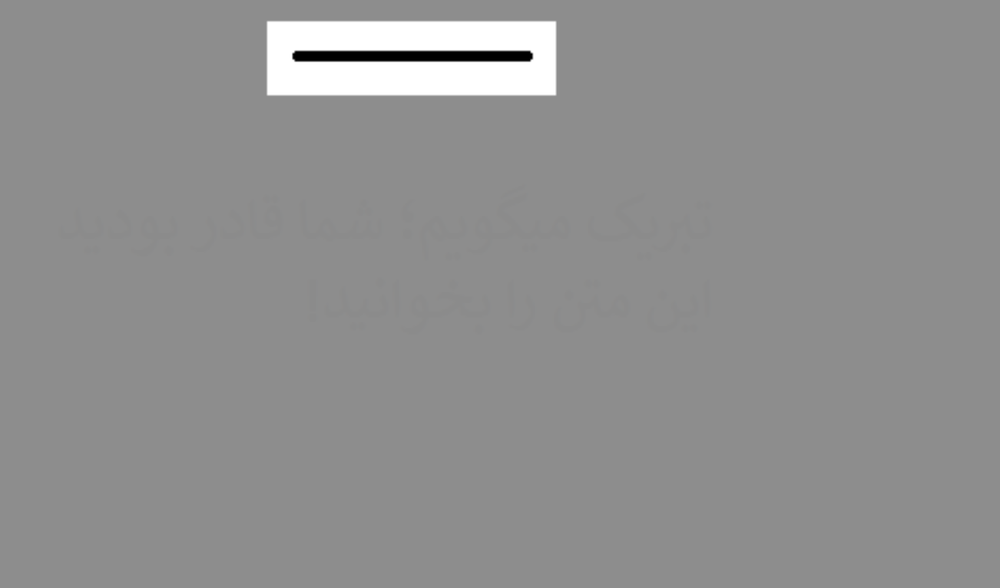
#> input picture assignment_12/image.png, 1000 x 588 px, shrunk from 1302 x 766 before the run
$ jupyter execute CV_12th_assignment.ipynb
#> lines starting #> are read from the running program, lines starting #| are printed output that depends on the picture
## Computer Vision 12th Assignment
## Melika Heydari Rad
#### Maktabkhooneh Course

___

تصویر زیر را دانلود کرده و با افزایش کنتراست متن نهان در تصویر را بخوانید:

(چون رنگ نوشته با رنگ پس‌زمینه تفاوت خیلی کمی دارد، روی عکس اصلی نوشته مشخص نیست.)

___

### by histogram equalization

#### global histogram equalization

[cell 1]
import cv2
import numpy as np
import matplotlib.pyplot as plt

[cell 2]
image = cv2.imread('image.png', 0)
#> image: shape (588, 1000); min 0, max 255, mean 144
result = cv2.equalizeHist(image)
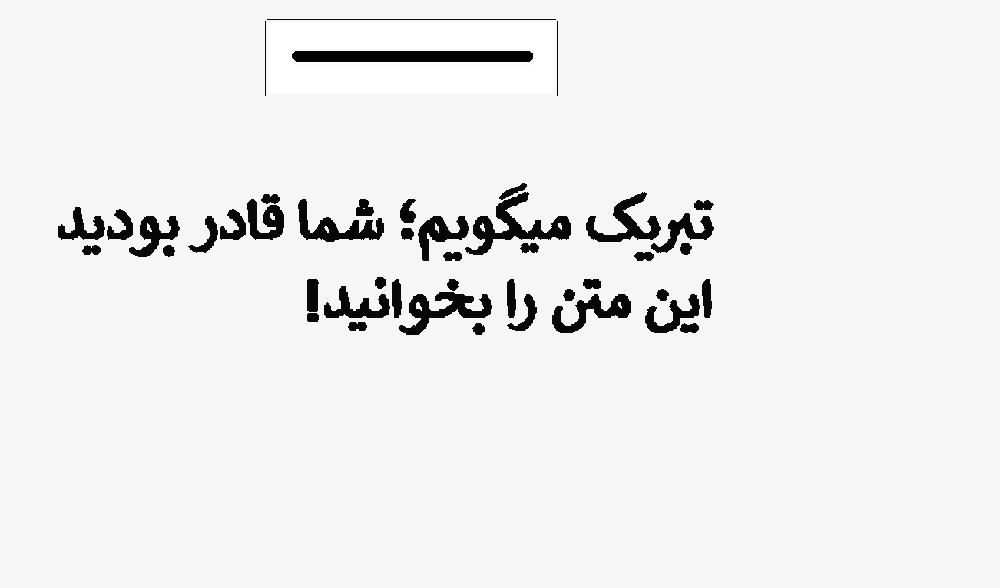
#> result: shape (588, 1000); min 0, max 255, mean 237.1

plt.figure(figsize=[12,4])
plt.subplot(121);plt.imshow(image, cmap='gray');plt.title("Original");
plt.subplot(122);plt.imshow(result, cmap='gray');plt.title("After global histogram equalization");
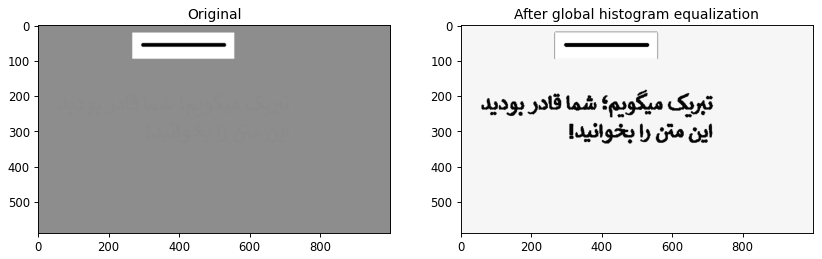
#> figure drawn by matplotlib, 2 panels

#### local histogram equalization

[cell 3]
clahe = cv2.createCLAHE(clipLimit=50, tileGridSize=(100,100))
result = clahe.apply(image)
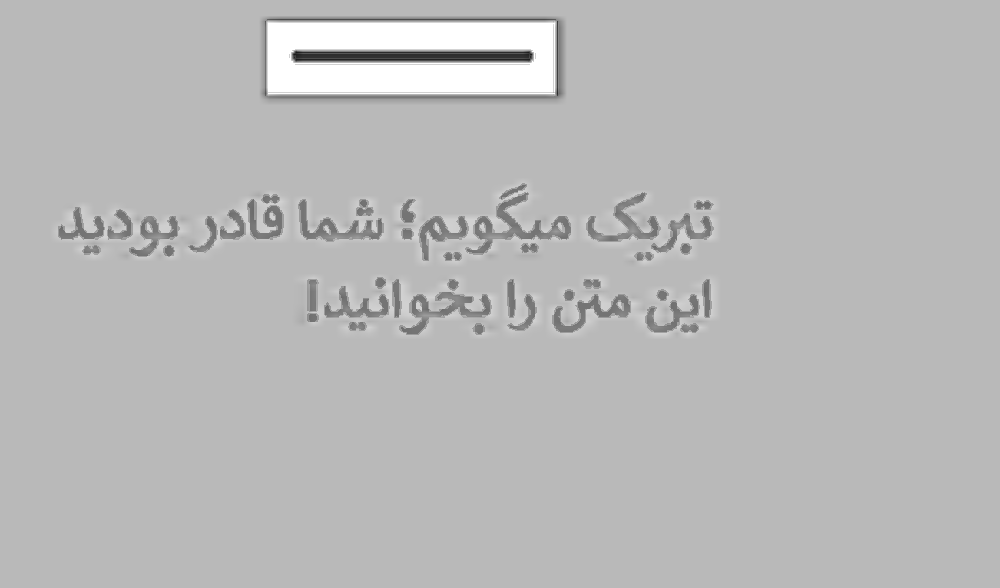
#> result: shape (588, 1000); min 25, max 255, mean 184.9

plt.figure(figsize=[12,4])
plt.subplot(121);plt.imshow(image, cmap='gray');plt.title("Original");
plt.subplot(122);plt.imshow(result, cmap='gray');plt.title("After adaptive histogram equalization");
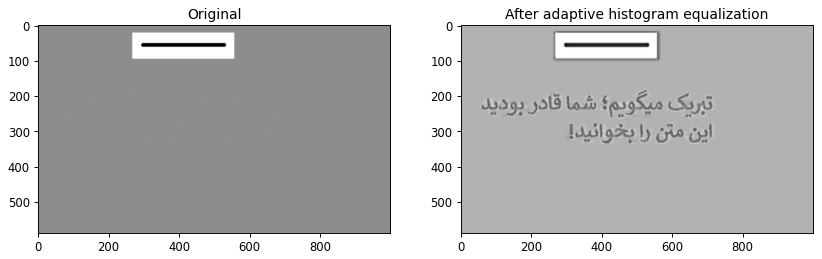
#> figure drawn by matplotlib, 2 panels

[cell 4]
clahe = cv2.createCLAHE(clipLimit=100, tileGridSize=(50,50))
result = clahe.apply(image)
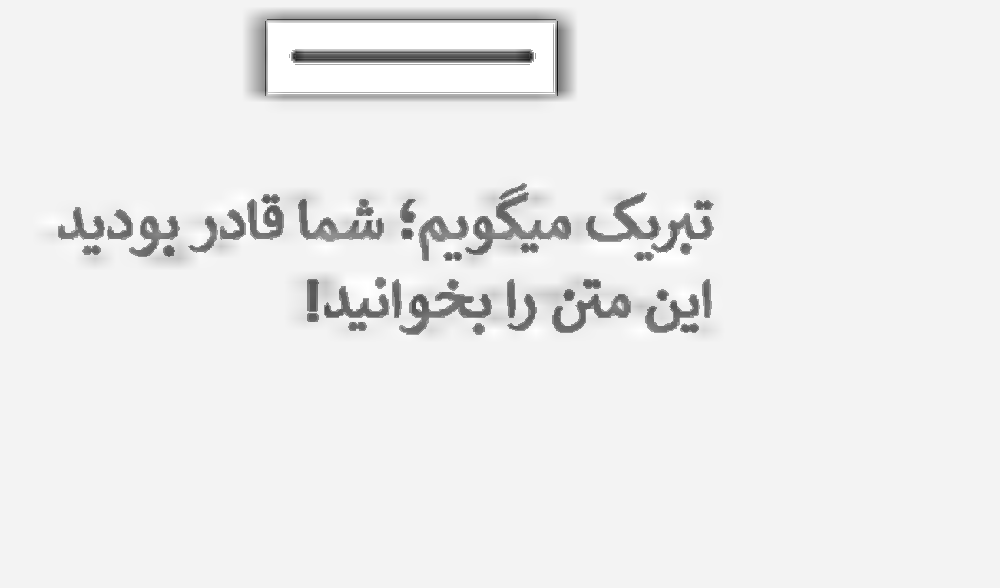
#> result: shape (588, 1000); min 14, max 255, mean 236.8

plt.figure(figsize=[12,4])
plt.subplot(121);plt.imshow(image, cmap='gray');plt.title("Original");
plt.subplot(122);plt.imshow(result, cmap='gray');plt.title("After adaptive histogram equalization");

___

### by pixel multiplication

[cell 5]
image = cv2.imread('image.png', 0)
result = np.clip(image*55, 0, 255)
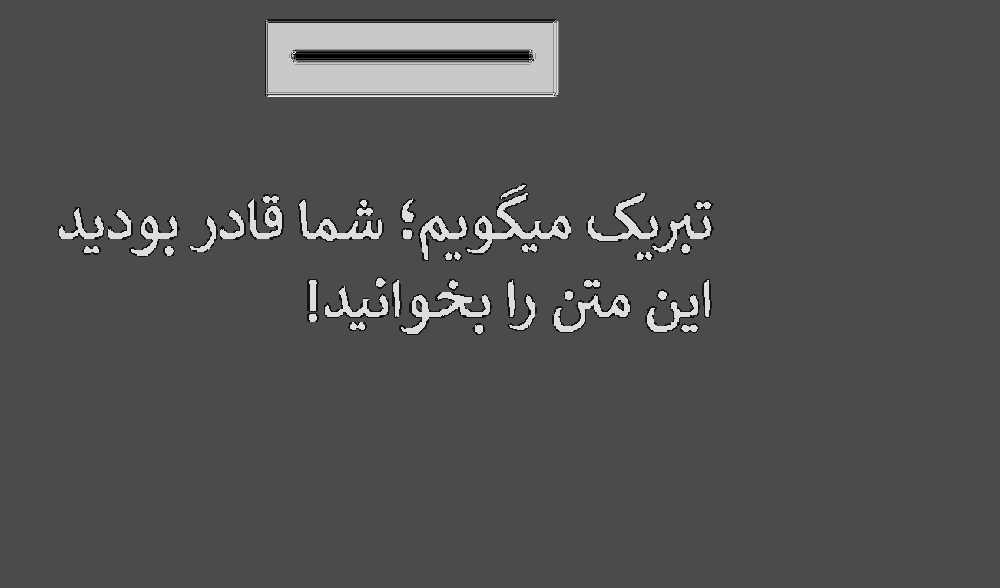
#> result: shape (588, 1000); min 0, max 254, mean 81.1

plt.figure(figsize=[12,4])
plt.subplot(121);plt.imshow(image, cmap='gray');plt.title("Original");
plt.subplot(122);plt.imshow(result, cmap='gray');plt.title("multiplied image");
